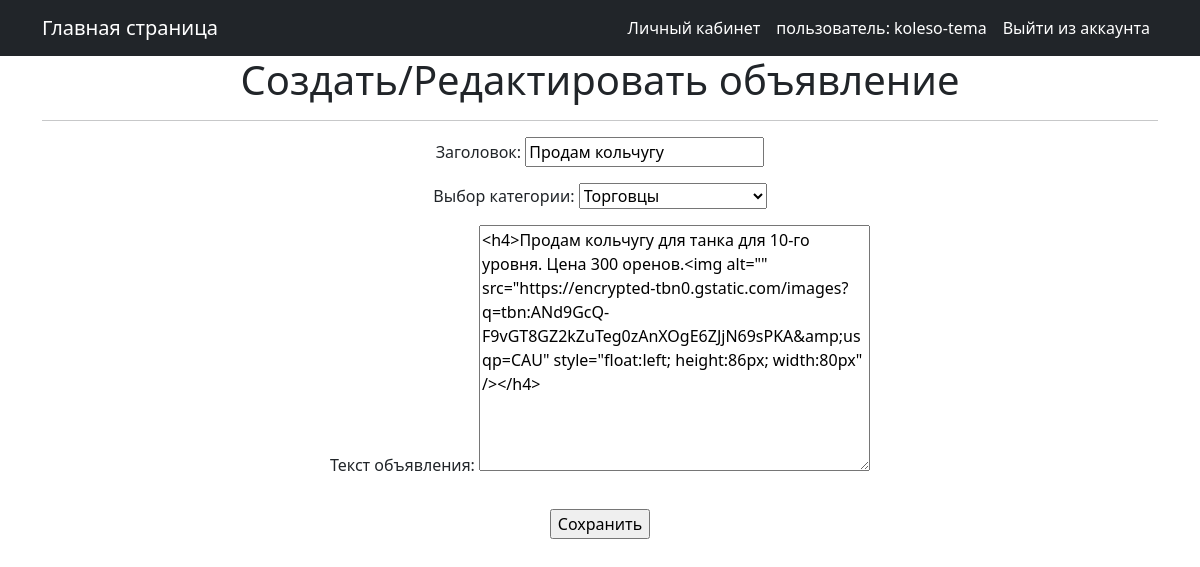
Screenshot of /home/5/update/ (signed in) with the database file from the repository.
### announcement/models.py (models this page shows, shortened)
class Announcement(models.Model):
    TYPE = (
        ('tank', 'Танки'),
        ('heal', "Хилы"),
        ('dd', "ДД"),
        ('buyers', 'Торговцы'),
        ('gildmaster', 'Гилдмастеры'),
        ('quest', 'Квестгиверы'),
        ('smith', 'Кузнецы'),
        ('tanner', 'Кожевники'),
        ('potion', 'Зельевары'),
        ('spellmaster', 'Мастера заклинаний'),
    )
    dateCreation = models.DateTimeField(auto_now_add=True)
    author = models.ForeignKey(User, unique=False, on_delete=models.CASCADE, null=False, blank=True)
    category = models.CharField(max_length=11, choices=TYPE, default='tank')
    title = models.CharField(max_length=64)
    text = RichTextUploadingField()

### announcement/views.py (the view)
# urls.py: path('home/<int:pk>/update/', AnnoUpdate.as_view(), name='anno_update'),
class AnnoUpdate(PermissionRequiredMixin, UpdateView):
    model = Announcement
    form_class = AnnouncementCreateForm
    permission_required = ('announcement.change_post',)
    template_name = 'announcement/anno_create.html'
    success_url = reverse_lazy('personal_area')

### announcement/forms.py
class AnnouncementCreateForm(forms.ModelForm):
    title = forms.CharField(label='Заголовок')
    class Meta:
        model = Announcement
        fields = [
            'title',
            'category',
            'text',
         ]
        labels = {
            "text": 'Текст объявления',
            'category': 'Выбор категории'
        }

### templates/announcement/anno_create.html (shortened to what this page needs)
{% extends 'flatpages/default.html' %}
{% block content %}
    <h1>Создать/Редактировать объявление</h1>
<hr>
<form action="" method="post">
    {{ form.as_p }}
    <input type="submit" class="mt-3 btn-primary" value="Сохранить" />
</form>
<br/>
{% endblock content %}

### templates/flatpages/default.html (shortened to what this page needs)
<!DOCTYPE html>
<html lang="ru">
    <head>
        {% load static %}
        <link href="{% static 'css/styles.css' %}" rel="stylesheet" />
    </head>
    <body>
        <nav class="navbar navbar-expand-lg navbar-dark bg-dark">
            <div class="container">
                <a class="navbar-brand" href="{% url 'anno_list' %}">Главная страница</a>
                <div class="collapse navbar-collapse" id="navbarSupportedContent">
                    <ul class="navbar-nav ms-auto mb-2 mb-lg-0">
                        {% if request.user.is_authenticated %}
                            <li class="nav-item"><a class="nav-link active" href="{% url 'personal_area' %}">Личный кабинет</a>
                            <li class="nav-item"><a class="nav-link active" aria-current="page" href="#">пользователь: {{ user.username }}</a></li>
                            <li class="nav-item"><a class="nav-link active" aria-current="page" href="{% url 'logout' %}">Выйти из аккаунта</a></li>
                        {% else %}
                            <li class="nav-item"><a class="nav-link active" aria-current="page"  href="{% url 'login' %}">Войти</a></li>
                            <li class="nav-item"><a class="nav-link active" href="{% url 'signup' %}">Регистрация</a></li>
                        {% endif %}
                    </ul>
                </div>
            </div>
        </nav>
        <div class="container">
            <div class="row">
                <div class="col-lg-12 text-center">
                     {% block content %}{% endblock content %}
                </div>
            </div>
        </div>
    </body>
</html>

### rows the page displays
Announcement: title "Продам кольчугу", category "Торговцы", text "<h4>Продам кольчугу для танка для 10-го уровня. Цена 300 оренов.<img alt=\"\" src=\"https://encrypted-tbn0.gstatic.com/images?q=tbn:ANd9GcQ-F9vGT8GZ2kZuTeg0zAnXOgE6ZJjN69sPKA&amp;usqp=CAU\" style=\"float:left; height:86px; width:80px\" /></h4>"

### other values shown
{{ user.username }} "koleso-tema"
